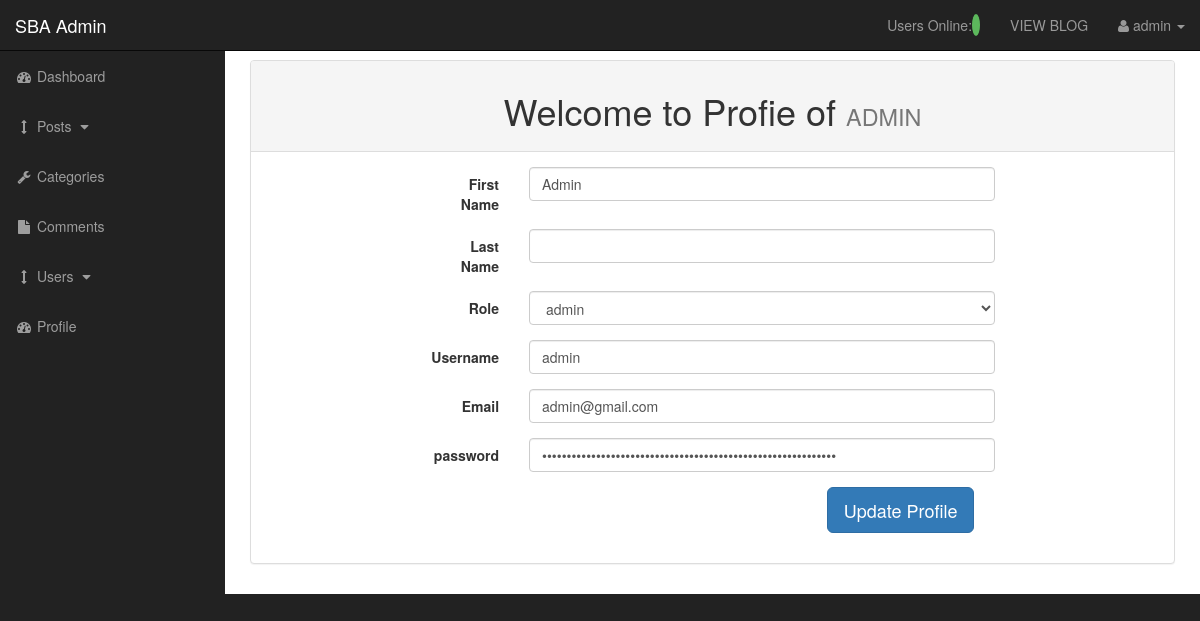
Page /admin/profile.php (signed in) on the earlier database version.
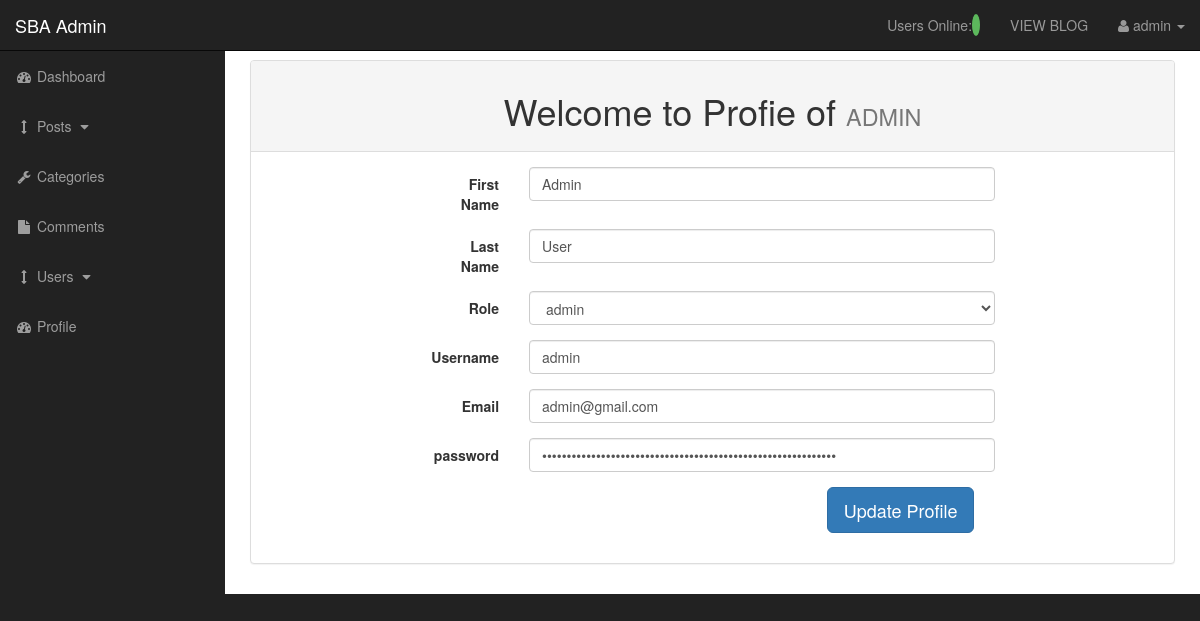
Same page on the later database version.
### tables this page shows
CREATE TABLE `users` (
  `user_id` int(10) NOT NULL,
  `username` varchar(255) NOT NULL,
  `user_password` varchar(255) NOT NULL,
  `user_firstname` varchar(255) DEFAULT NULL,
  `user_lastname` varchar(255) DEFAULT NULL,
  `user_email` varchar(255) NOT NULL,
  `user_image` text DEFAULT NULL,
  `user_role` varchar(255) NOT NULL,
  `randSalt` varchar(255) DEFAULT NULL
);

### admin/profile.php (the view, shortened to what this page needs)
<?php include "includes/header.php"; ?>
<?php
if (isset($_SESSION['username'])) {
    $username = $_SESSION['username'];
    $query  = " SELECT * FROM users WHERE username = '{$username}'";
    $select_profile_query = mysqli_query($connection, $query);
    while ($row = mysqli_fetch_array($select_profile_query)) {
        $username = $row['username'];
        $user_password = $row['user_password'];
        $user_firstname = $row['user_firstname'];
        $user_lastname = $row['user_lastname'];
        $user_email = $row['user_email'];
        $user_role = $row['user_role'];
    }
}
?>
<div id="wrapper">
    <?php include "includes/navigation.php"; ?>
    <div id="page-wrapper">
        <div class="container-fluid">
            <div class="row">
                <div class="col-lg-12">
                    <div class="panel panel-default">
                        <div class="panel-heading text-center">
                            <h1 class="">Welcome to Profie of
                                <small><?= strtoupper($_SESSION['username']);?></small>
                            </h1>
                        </div>
                        <div class="panel-body">
                            <div class="col-xs-8 col-xs-offset-2">
                                <form action="" method="post" enctype="multipart/form-data" class="form-horizontal">
                                    <div class="form-group">
                                        <label for=""  class="col-xs-2  control-label">First Name</label>
                                        <div class="col-xs-10">
                                            <input type="text" value="<?php echo $user_firstname; ?>" class="form-control" name="user_firstname">
                                        </div>
                                    </div>
                                    <div class="form-group">
                                        <label for="" class="col-xs-2  control-label">Last Name</label>
                                        <div class="col-xs-10">
                                            <input type="text" value="<?php echo $user_lastname;?>" class="form-control" name="user_lastname">
                                        </div>
                                    </div>
                                    <div class="form-group">
                                        <label for="" class="col-xs-2  control-label">Role </label>
                                        <div class="col-xs-10">
                                            <select name="user_role" id="" class="form-control">
                                                <option value="<?php echo $user_role; ?>"><?php echo $user_role; ?></option>
                                            </select>
                                        </div>
                                    </div>
                                    <div class="form-group">
                                        <label for="" class="col-xs-2  control-label">Username</label>
                                        <div class="col-xs-10">
                                            <input type="text" value="<?php echo $username; ?>" class="form-control" name="username">
                                        </div>
                                    </div>
                                    <div class="form-group">
                                        <label for="" class="col-xs-2  control-label">Email</label>
                                        <div class="col-xs-10">
                                            <input type="email" value="<?php echo $user_email; ?>" class="form-control" name="user_email">
                                        </div>
                                    </div>
                                    <div class="form-group">
                                        <label for="" class="col-xs-2  control-label">password</label>
                                        <div class="col-xs-10">
                                            <input type="password" value="<?php echo $user_password; ?>" class="form-control" name="user_password">
                                        </div>
                                    </div>
                                    <div class="form-group">
                                        <div class="col-xs-offset-8 col-xs-2">
                                            <input type="submit" class="btn btn-lg btn-primary"  name="edit_user" value="Update Profile">
                                        </div>
                                    </div>
                                </form>
                            </div>
                        </div>
                    </div>
                </div>
            </div>
        </div>
    </div>
<?php include "includes/footer.php"; ?>

Differences in the rows shown:
changed users "Admin": user_lastname (not shown) → "User"
